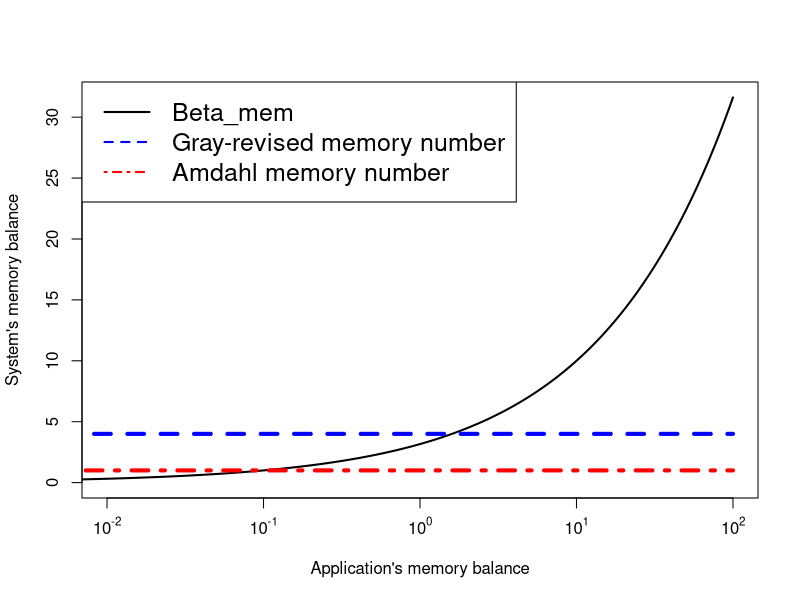

Here is the R script that generated this plot:
pdf("//Users/arghyakusumdas/Documents/MyGitProjects/MyIeeeAccessPaper/IEEEtran/IEEEtran/Figures/ModelFigures/beta_mem.pdf")
d <- 0.1

x <- seq(0, 100, by=.0001)
y <- sqrt(x/d)

plot(x, y, log="x", lwd=2, col='black', lty=1, type="l", xaxt="n", xlim=c(0.01, 100),
xlab="Application's memory balance",
ylab="System's memory balance")
ticks <- seq(-2, 2, by=1)
labels <- sapply(ticks, function(i) as.expression(bquote(10^ .(i))))
axis(1, at=c(0.01, 0.1, 1, 10, 100), labels=labels)

y <- 4/x*x
lines(x, y=y, lwd=4, col="blue", lty=2)

y <- 1.0/x*x
lines(x, y=y, lwd=4, col="red", lty=4)

legend("topleft", c("Beta_mem", "Gray-revised memory number", "Amdahl memory number"), col=c("black","blue","red"), lwd=c(2,2), lty=c(1,2,4), cex=1.5)
